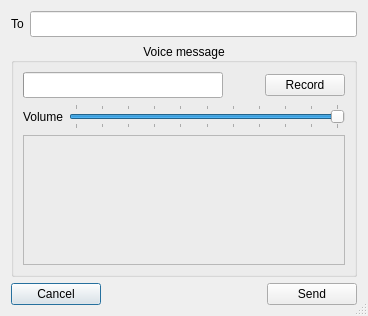
<?xml version="1.0" encoding="UTF-8"?>
<ui version="4.0">
 <class>GuiRecordVoiceMessageDialog</class>
 <widget class="QDialog" name="GuiRecordVoiceMessageDialog">
  <property name="windowModality">
   <enum>Qt::WindowModal</enum>
  </property>
  <property name="geometry">
   <rect>
    <x>0</x>
    <y>0</y>
    <width>368</width>
    <height>316</height>
   </rect>
  </property>
  <property name="minimumSize">
   <size>
    <width>320</width>
    <height>280</height>
   </size>
  </property>
  <property name="sizeGripEnabled">
   <bool>true</bool>
  </property>
  <layout class="QGridLayout" name="gridLayout">
   <item row="2" column="0">
    <widget class="QPushButton" name="mp_pbCancel">
     <property name="minimumSize">
      <size>
       <width>90</width>
       <height>0</height>
      </size>
     </property>
     <property name="text">
      <string>Cancel</string>
     </property>
     <property name="icon">
      <iconset resource="../beebeep.qrc">
       <normaloff>:/images/delete.png</normaloff>:/images/delete.png</iconset>
     </property>
    </widget>
   </item>
   <item row="2" column="1">
    <spacer name="horizontalSpacer_2">
     <property name="orientation">
      <enum>Qt::Horizontal</enum>
     </property>
     <property name="sizeHint" stdset="0">
      <size>
       <width>40</width>
       <height>20</height>
      </size>
     </property>
    </spacer>
   </item>
   <item row="2" column="2">
    <widget class="QPushButton" name="mp_pbSend">
     <property name="minimumSize">
      <size>
       <width>90</width>
       <height>0</height>
      </size>
     </property>
     <property name="text">
      <string>Send</string>
     </property>
     <property name="icon">
      <iconset resource="../beebeep.qrc">
       <normaloff>:/images/send.png</normaloff>:/images/send.png</iconset>
     </property>
    </widget>
   </item>
   <item row="1" column="0" colspan="3">
    <widget class="QGroupBox" name="mp_gbVoiceMessage">
     <property name="minimumSize">
      <size>
       <width>0</width>
       <height>80</height>
      </size>
     </property>
     <property name="title">
      <string>Voice message</string>
     </property>
     <property name="alignment">
      <set>Qt::AlignCenter</set>
     </property>
     <layout class="QGridLayout" name="gridLayout_2">
      <item row="0" column="0">
       <layout class="QHBoxLayout" name="horizontalLayout">
        <item>
         <widget class="QProgressBar" name="mp_progressBar">
          <property name="minimumSize">
           <size>
            <width>100</width>
            <height>26</height>
           </size>
          </property>
          <property name="maximum">
           <number>200</number>
          </property>
          <property name="value">
           <number>0</number>
          </property>
          <property name="textVisible">
           <bool>false</bool>
          </property>
          <property name="format">
           <string notr="true">%v s</string>
          </property>
         </widget>
        </item>
        <item>
         <widget class="QLabel" name="mp_lDuration">
          <property name="minimumSize">
           <size>
            <width>30</width>
            <height>0</height>
           </size>
          </property>
          <property name="textFormat">
           <enum>Qt::PlainText</enum>
          </property>
          <property name="alignment">
           <set>Qt::AlignCenter</set>
          </property>
          <property name="wordWrap">
           <bool>true</bool>
          </property>
         </widget>
        </item>
        <item>
         <widget class="QPushButton" name="mp_pbRecord">
          <property name="text">
           <string>Record</string>
          </property>
          <property name="icon">
           <iconset resource="../beebeep.qrc">
            <normaloff>:/images/record.png</normaloff>:/images/record.png</iconset>
          </property>
         </widget>
        </item>
       </layout>
      </item>
      <item row="3" column="0">
       <widget class="QLabel" name="mp_lStatus">
        <property name="sizePolicy">
         <sizepolicy hsizetype="Expanding" vsizetype="Expanding">
          <horstretch>0</horstretch>
          <verstretch>0</verstretch>
         </sizepolicy>
        </property>
        <property name="minimumSize">
         <size>
          <width>0</width>
          <height>42</height>
         </size>
        </property>
        <property name="frameShape">
         <enum>QFrame::StyledPanel</enum>
        </property>
        <property name="alignment">
         <set>Qt::AlignCenter</set>
        </property>
        <property name="wordWrap">
         <bool>true</bool>
        </property>
       </widget>
      </item>
      <item row="1" column="0">
       <layout class="QHBoxLayout" name="horizontalLayout_2">
        <item>
         <widget class="QLabel" name="mp_lVolume">
          <property name="minimumSize">
           <size>
            <width>0</width>
            <height>0</height>
           </size>
          </property>
          <property name="text">
           <string>Volume</string>
          </property>
         </widget>
        </item>
        <item>
         <widget class="QSlider" name="mp_sliderVolume">
          <property name="minimumSize">
           <size>
            <width>0</width>
            <height>0</height>
           </size>
          </property>
          <property name="maximum">
           <number>100</number>
          </property>
          <property name="singleStep">
           <number>1</number>
          </property>
          <property name="value">
           <number>100</number>
          </property>
          <property name="orientation">
           <enum>Qt::Horizontal</enum>
          </property>
          <property name="tickPosition">
           <enum>QSlider::TicksBothSides</enum>
          </property>
          <property name="tickInterval">
           <number>10</number>
          </property>
         </widget>
        </item>
       </layout>
      </item>
      <item row="2" column="0">
       <layout class="QVBoxLayout" name="mp_layoutLevels"/>
      </item>
     </layout>
    </widget>
   </item>
   <item row="0" column="0" colspan="3">
    <layout class="QHBoxLayout" name="horizontalLayout_3">
     <item>
      <widget class="QLabel" name="mp_labelTo">
       <property name="text">
        <string>To</string>
       </property>
      </widget>
     </item>
     <item>
      <widget class="QLineEdit" name="mp_leTo">
       <property name="minimumSize">
        <size>
         <width>0</width>
         <height>26</height>
        </size>
       </property>
       <property name="readOnly">
        <bool>true</bool>
       </property>
      </widget>
     </item>
    </layout>
   </item>
  </layout>
 </widget>
 <tabstops>
  <tabstop>mp_pbRecord</tabstop>
  <tabstop>mp_sliderVolume</tabstop>
  <tabstop>mp_pbSend</tabstop>
  <tabstop>mp_pbCancel</tabstop>
  <tabstop>mp_leTo</tabstop>
 </tabstops>
 <resources>
  <include location="../beebeep.qrc"/>
 </resources>
 <connections/>
</ui>
